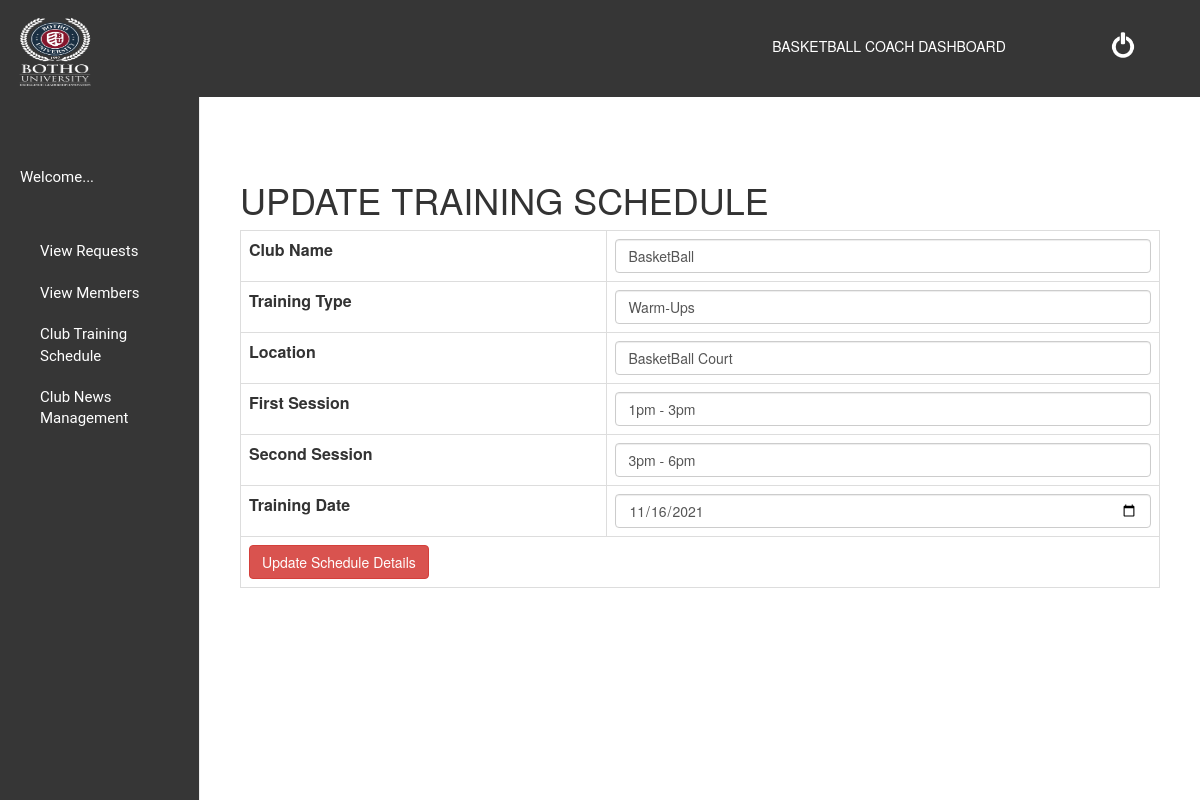
/BasketBall/dashboard.php?option=update_room&id=4, run on the app's committed database.
### tables this page shows
CREATE TABLE `trainingschedule` (
  `Sid` int(12) NOT NULL,
  `ClubName` varchar(50) NOT NULL,
  `TrainingType` varchar(50) NOT NULL,
  `Location` varchar(100) NOT NULL,
  `FirstSession` varchar(30) NOT NULL,
  `SecondSession` varchar(30) NOT NULL,
  `TrainingDate` date NOT NULL
);

### BasketBall/update_schedule.php (the view, shortened to what this page needs)
<?php
$id=$_GET['id'];
$sql=mysqli_query($conn,"select * from trainingschedule where Sid='$id'");
$res=mysqli_fetch_assoc($sql);
extract($_REQUEST);
?>
<h1>UPDATE TRAINING SCHEDULE</h1>
<form method="post" enctype="multipart/form-data">
<table class="table table-bordered">
	<tr>
		<th>Club Name</th>
		<td><input type="text"  name="clb"  value="BasketBall" class="form-control"/>
		</td>
	</tr>
	<tr>
		<th>Training Type</th>
		<td><input type="text"  name="rno"  value="<?php echo $res['TrainingType']; ?>" class="form-control"/>
		</td>
	</tr>
	<tr>
		<th>Location</th>
		<td><input type="text" name="type" value="<?php echo $res['Location']; ?>"  class="form-control"/>
		</td>
	</tr>
	<tr>
		<th>First Session</th>
		<td><input type="text" name="price"  value="<?php echo $res['FirstSession']; ?>" class="form-control"/>
		</td>
	</tr>
	<tr>
		<th>Second Session</th>
		<td><input type="text" name="details"  value="<?php echo $res['SecondSession']; ?>" class="form-control"/>
		</td>
	</tr>
	<tr>
		<th>Training Date</th>
		<td><input type="date" name="date"  value="<?php echo $res['TrainingDate']; ?>" class="form-control"/>
		</td>
	</tr>
	<tr>
		<td colspan="2">
			<input type="submit" class="btn btn-danger" value="Update Schedule Details" name="update"/>
		</td>
	</tr>
</table>
</form>

### BasketBall/dashboard.css (style rules this page uses)
body { padding-top: 100px; }

### data on the page
trainingschedule: rno "Warm-Ups", type "BasketBall Court", price "1pm - 3pm", details "3pm - 6pm", date "11/16/2021"
